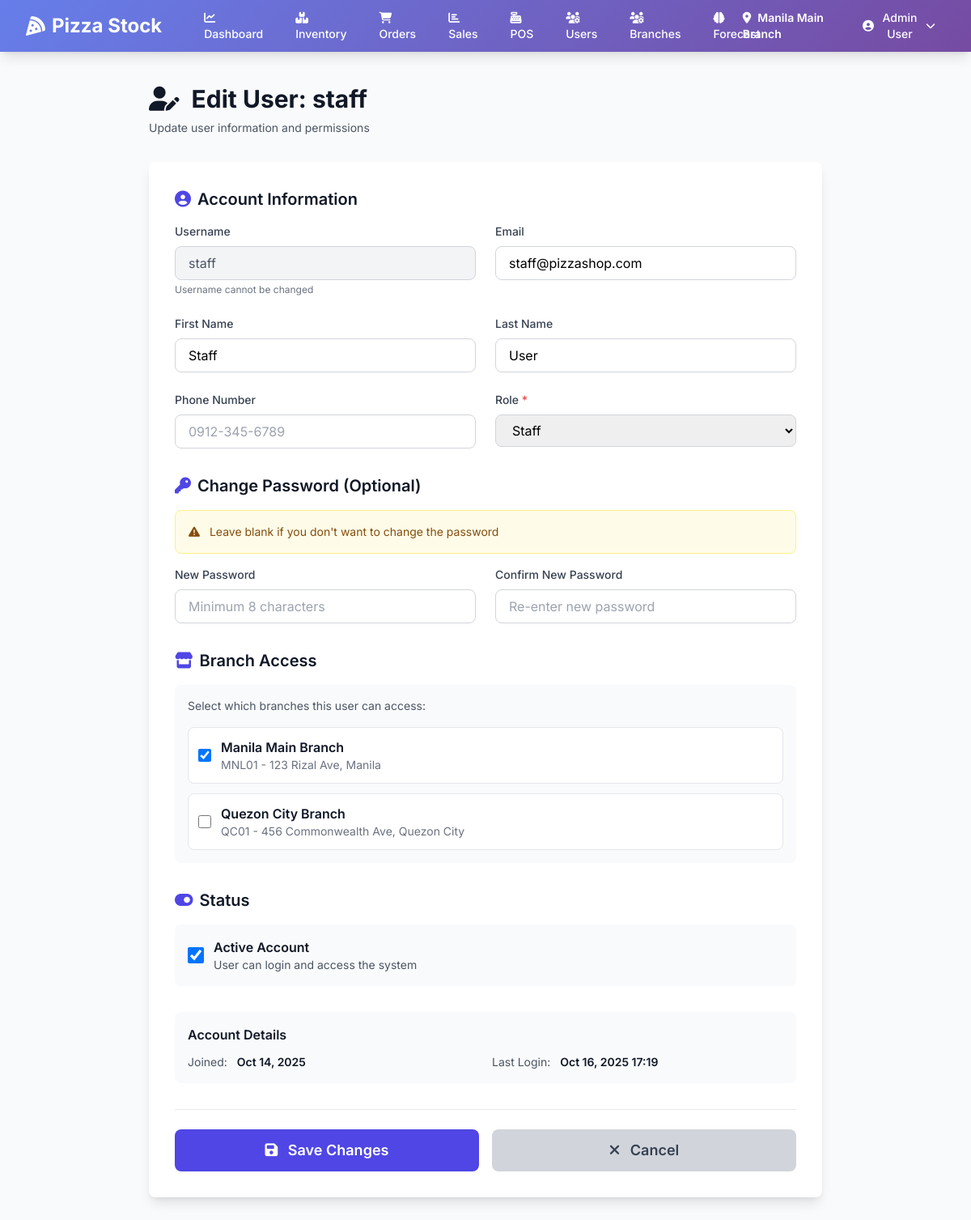
The page /users/edit/3/ (signed in) on the database as committed earlier.
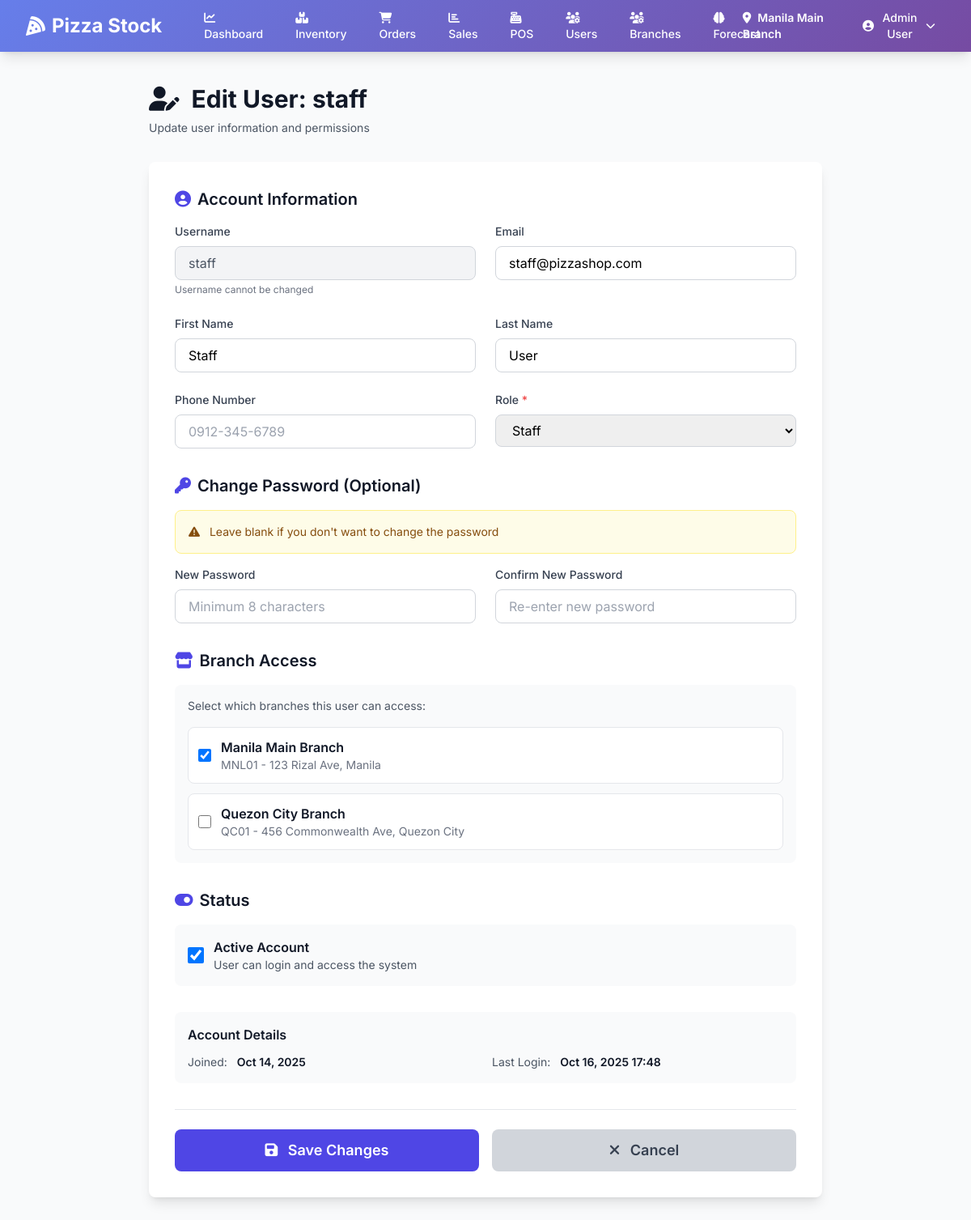
The same page on the database as committed later.
### users/models.py (models this page shows, shortened)
class User(AbstractUser):
    ROLE_CHOICES = [
        ('admin', 'Admin'),
        ('manager', 'Manager'),
        ('staff', 'Staff'),
    ]
    role = models.CharField(max_length=20, choices=ROLE_CHOICES, default='staff')
    phone = models.CharField(max_length=20, blank=True)
    branches = models.ManyToManyField('inventory.Branch', related_name='users', blank=True)
    created_at = models.DateTimeField(auto_now_add=True)
    updated_at = models.DateTimeField(auto_now=True)
    class Meta:
        ordering = ['-date_joined']
    def get_full_name(self):
        return f"{self.first_name} {self.last_name}".strip()
    def is_admin(self):
        return self.role == 'admin' or self.is_superuser
    def is_manager(self):
        return self.role in ['admin', 'manager'] or self.is_superuser
    def can_access_branch(self, branch):
        if self.is_admin():
            return True
        return self.branches.filter(id=branch.id).exists()

### users/views.py (the view, shortened to what this page needs)
# urls.py: path('edit/<int:user_id>/', views.user_edit, name='user_edit'),
@login_required
def user_edit(request, user_id):
    if not request.user.is_admin():
        messages.error(request, 'You do not have permission to edit users.')
        return redirect('reports:dashboard')
    user = get_object_or_404(User, id=user_id)
    branches = Branch.objects.filter(is_active=True)
    context = {
        'edit_user': user,
        'branches': branches,
    }
    return render(request, 'users/user_edit.html', context)

### templates/users/user_edit.html (shortened to what the changed rows need)
{% extends 'base.html' %}
{% block content %}
<div class="max-w-4xl mx-auto px-4 sm:px-6 lg:px-8">
    <div class="mb-8">
        <h1 class="text-3xl font-bold text-gray-900">
            <i class="fas fa-user-edit mr-2"></i>
            Edit User: {{ edit_user.username }}
        </h1>
        <p class="mt-2 text-sm text-gray-600">Update user information and permissions</p>
    </div>
    <div class="bg-white shadow-lg rounded-lg p-8">
        <form method="POST">
            <div class="mb-8">
                <h2 class="text-xl font-semibold text-gray-900 mb-4 flex items-center">
                    <i class="fas fa-user-circle mr-2 text-indigo-600"></i>
                    Account Information
                </h2>
                <div class="grid grid-cols-1 md:grid-cols-2 gap-6">
                    <div>
                        <label class="block text-sm font-medium text-gray-700 mb-2">
                            Username
                        </label>
                        <input type="text" value="{{ edit_user.username }}" disabled
                               class="w-full px-4 py-2 border border-gray-300 rounded-lg bg-gray-100 text-gray-600">
                        <p class="text-xs text-gray-500 mt-1">Username cannot be changed</p>
                    </div>
                    <div>
                        <label for="email" class="block text-sm font-medium text-gray-700 mb-2">
                            Email
                        </label>
                        <input type="email" name="email" id="email" value="{{ edit_user.email }}"
                               class="w-full px-4 py-2 border border-gray-300 rounded-lg focus:ring-2 focus:ring-indigo-500 focus:border-indigo-500"
                               placeholder="user@example.com">
                    </div>
                    <div>
                        <label for="first_name" class="block text-sm font-medium text-gray-700 mb-2">
                            First Name
                        </label>
                        <input type="text" name="first_name" id="first_name" value="{{ edit_user.first_name }}"
                               class="w-full px-4 py-2 border border-gray-300 rounded-lg focus:ring-2 focus:ring-indigo-500 focus:border-indigo-500"
                               placeholder="John">
                    </div>
                    <div>
                        <label for="last_name" class="block text-sm font-medium text-gray-700 mb-2">
                            Last Name
                        </label>
                        <input type="text" name="last_name" id="last_name" value="{{ edit_user.last_name }}"
                               class="w-full px-4 py-2 border border-gray-300 rounded-lg focus:ring-2 focus:ring-indigo-500 focus:border-indigo-500"
                               placeholder="Doe">
                    </div>
                    <div>
                        <label for="role" class="block text-sm font-medium text-gray-700 mb-2">
                            Role <span class="text-red-500">*</span>
                        </label>
                        <select name="role" id="role" required
                                class="w-full px-4 py-2 border border-gray-300 rounded-lg focus:ring-2 focus:ring-indigo-500 focus:border-indigo-500">
                            <option value="staff" {% if edit_user.role == 'staff' %}selected{% endif %}>Staff</option>
                        </select>
                    </div>
                </div>
            </div>
            <div class="mb-8">
                <h2 class="text-xl font-semibold text-gray-900 mb-4 flex items-center">
                    <i class="fas fa-key mr-2 text-indigo-600"></i>
                    Change Password (Optional)
                </h2>
            </div>
            <div class="mb-8">
                <h2 class="text-xl font-semibold text-gray-900 mb-4 flex items-center">
                    <i class="fas fa-store mr-2 text-indigo-600"></i>
                    Branch Access
                </h2>
            </div>
            <div class="mb-8">
                <h2 class="text-xl font-semibold text-gray-900 mb-4 flex items-center">
                    <i class="fas fa-toggle-on mr-2 text-indigo-600"></i>
                    Status
                </h2>
                <label class="flex items-center p-4 bg-gray-50 rounded-lg cursor-pointer">
                    <input type="checkbox" name="is_active" {% if edit_user.is_active %}checked{% endif %}
                           class="w-5 h-5 text-indigo-600 border-gray-300 rounded focus:ring-indigo-500">
                    <div class="ml-3">
                        <p class="font-semibold text-gray-900">Active Account</p>
                        <p class="text-sm text-gray-600">User can login and access the system</p>
                    </div>
                </label>
            </div>
            <div class="mb-8 bg-gray-50 rounded-lg p-4">
                <div class="grid grid-cols-2 gap-4 text-sm">
                    <div>
                        <span class="text-gray-600">Joined:</span>
                        <span class="font-semibold text-gray-900 ml-2">{{ edit_user.date_joined|date:"M d, Y" }}</span>
                    </div>
                    <div>
                        <span class="text-gray-600">Last Login:</span>
                        <span class="font-semibold text-gray-900 ml-2">
                            {% if edit_user.last_login %}
                            {{ edit_user.last_login|date:"M d, Y H:i" }}
                            {% else %}
                            Never
                            {% endif %}
                        </span>
                    </div>
                </div>
            </div>
        </form>
    </div>
</div>
{% endblock %}

Rows that differ between the two databases and show on the page:
changed User "staff": last_login "Oct 16, 2025 17:19" → "Oct 16, 2025 17:48"
